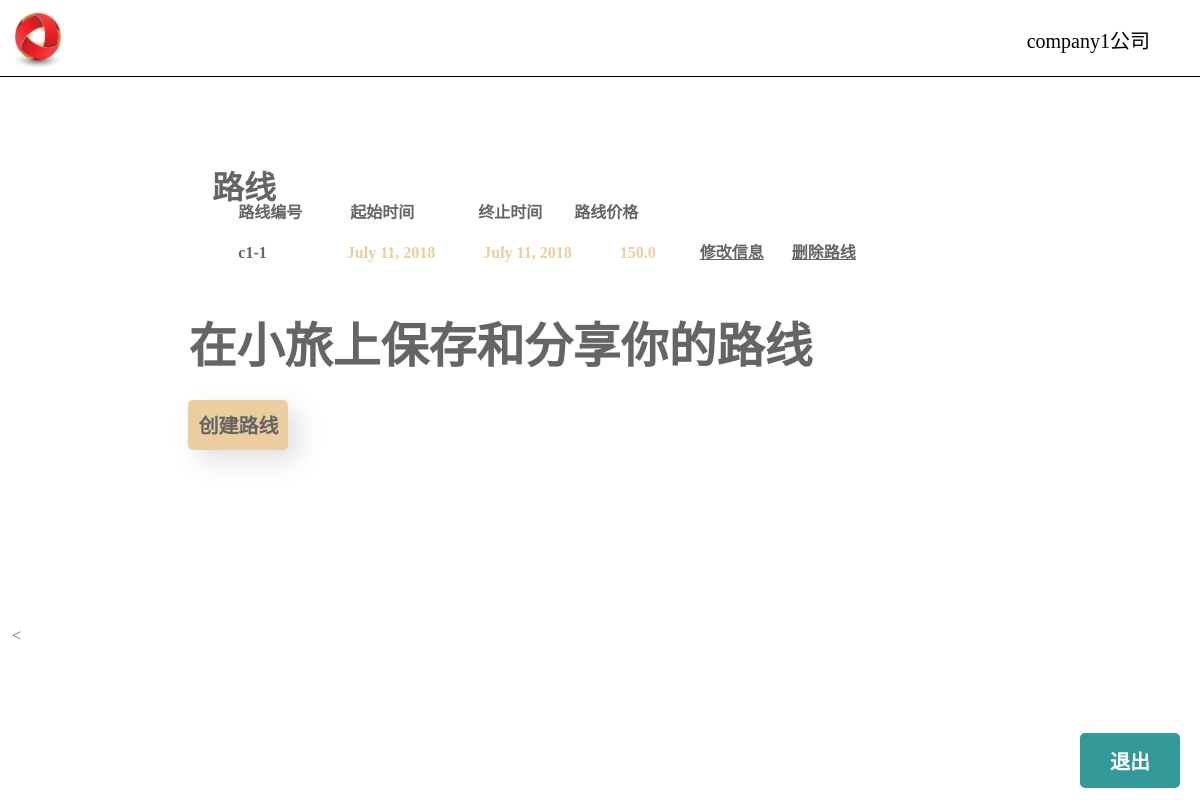
Page /route (signed in) on the earlier database version.
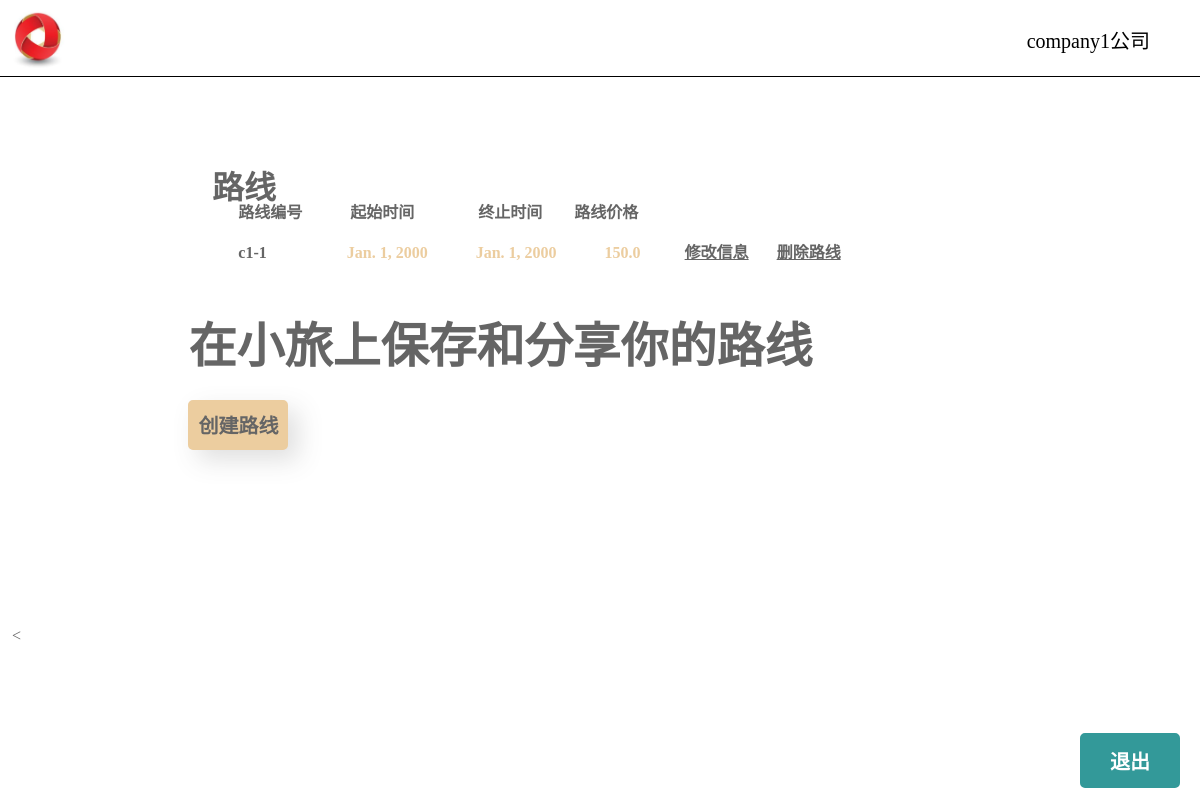
Same page on the later database version.
### model/models.py (models this page shows)
class Route(models.Model):
    company_name = models.CharField(max_length=150)
    route_num = models.CharField(max_length=20)
    stand_num = models.IntegerField(default=0)
    stand_1_name = models.CharField(max_length=100, null=True)
    date_1 = models.DateField(null=True)
    stand_2_name = models.CharField(max_length=100, null=True)
    date_2 = models.DateField(null=True)
    stand_3_name = models.CharField(max_length=100, null=True)
    date_3 = models.DateField(null=True)
    stand_4_name = models.CharField(max_length=100, null=True)
    date_4 = models.DateField(null=True)
    person_num = models.IntegerField(default=0)
    price = models.FloatField(default=0.0)
    end = models.DateField(null=True)

### model/views.py (the view)
# urls.py: url(r'^route$', views.route),
def route(request):
    company_name = request.user.username
    route_list = Route.objects.filter(company_name=company_name).order_by('route_num')
    return render(request, 'route.html',{'route_list': route_list})

### templates/route.html (shortened to what this page needs)
<!DOCTYPE html>
<html>
	<head>
		{% load staticfiles %}
		<link rel="stylesheet" href="{% static 'css/route.css' %}" type="text/css" />
	</head>
	<body>
		<div class = "topmoudle"style="margin:0;top:0;	width:100%;	height:9.5%;background-color:white;	opacity:1;border-bottom-style:solid;border-bottom-width:1px;z-index: 3;">
            {% load staticfiles %}
			<img src= "{% static "logo.jpg" %}"  alt="picture" align=left width="75" height="100%"/>
			{% if user.is_authenticated %}
			<form action="/logout" method="get">
				<p class=username style=" position:absolute;right:50px;top:5px;font-size:20px;font-weight:300;">{{ user.username }}公司</p>
				<button class=p3 id="exit"type="submit" onMouseOver='ChangeColor0()' onMouseout='RevertColor0()' style="position: fixed;background:#339999;border-radius:5px;cursor: pointer;border: 3px solid #339999;bottom:12px;right: 20px;width: 100px;height: 55px;font-size: 20px;font-weight: 600;color: white;z-index=1">退出</button>
			</form>
			{% endif %}
		</div>
		<div class = "middlemoudle">
			<div class="rectangle1">
				<p class="route">路线</p>
			</div>
			<div class="rectangle2">
                <div class="rectangle3">
				      <p style="color:black;text-align:left">
				     	路线编号&emsp;&emsp;&emsp;起始时间&emsp;&emsp;&emsp;&emsp;终止时间&emsp;&emsp;路线价格
				      </p>
				      {% for route in route_list %}
					   <p style="margin-top:30px;">
                           <a href="{% url 'route_detail' id=route.id %}" style="text-decoration:none; color:black">{{ route.route_num }}</a>{{ route.date_1 }}{{ route.end }}{{ route.price }}
                           {% if user.is_company == True %}
							<a href="{% url 'edit_route' id=route.id %}"style=" color:black;w"> 修改信息</a>&nbsp&nbsp&nbsp&nbsp&nbsp&nbsp
							<a href="{% url 'delete_route' id=route.id %}"style=" color:black"> 删除路线</a>
						{% endif %}
					   </p>
				        {% endfor %}
                </div>
                    <br><br>
                    <p style="font-size:300%;font-weight:700;color:black">在小旅上保存和分享你的路线</p>
				    <form action="/addroute" method="get">
					{% if user.is_company == True %}
						<input id="creat"onMouseOver='ChangeColor()' onMouseout='RevertColor()' class="input1"type="submit" value="创建路线" >
					{% endif %}
				    </form>
			</div>
		<div class = "buttommoudle"> </div>
	</body>
</html>

Differences in the rows shown:
changed Route: date_1 "July 11, 2018" → "Jan. 1, 2000"; end "July 11, 2018" → "Jan. 1, 2000"
